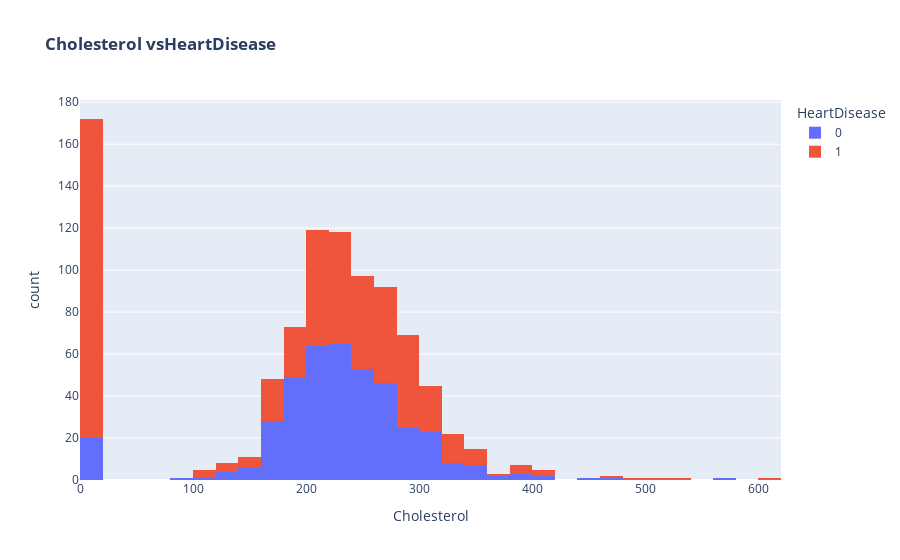

Notebook code cell kept with this figure:
### Markdown cell above
50 to 65 age peoples are suffer in herat diseas

### Code cell
fig = px.histogram(df, x='Cholesterol',        
                   color="HeartDisease",
                   title="<b>Cholesterol vsHeartDisease</b>")

fig.show()

### Figure 1 — Plotly figure (JSON) as saved in the notebook; plotly's stock layout.template omitted (floating-point values rounded to 4 significant figures; data arrays with more than 128 entries replaced by an {"elided": "..."} marker saying what was removed)
{"data": [{"alignmentgroup": "True", "bingroup": "x", "hovertemplate": "HeartDisease=0<br>Cholesterol=%{x}<br>count=%{y}<extra></extra>", "legendgroup": "0", "marker": {"color": "#636efa", "pattern": {"shape": ""}}, "name": "0", "offsetgroup": "0", "orientation": "v", "showlegend": true, "type": "histogram", "x": {"elided": "410 int values"}, "xaxis": "x", "yaxis": "y"}, {"alignmentgroup": "True", "bingroup": "x", "hovertemplate": "HeartDisease=1<br>Cholesterol=%{x}<br>count=%{y}<extra></extra>", "legendgroup": "1", "marker": {"color": "#EF553B", "pattern": {"shape": ""}}, "name": "1", "offsetgroup": "1", "orientation": "v", "showlegend": true, "type": "histogram", "x": {"elided": "508 int values"}, "xaxis": "x", "yaxis": "y"}], "layout": {"barmode": "relative", "legend": {"title": {"text": "HeartDisease"}, "tracegroupgap": 0}, "title": {"text": "<b>Cholesterol vsHeartDisease</b>"}, "xaxis": {"anchor": "y", "domain": [0, 1], "title": {"text": "Cholesterol"}}, "yaxis": {"anchor": "x", "domain": [0, 1], "title": {"text": "count"}}}}
